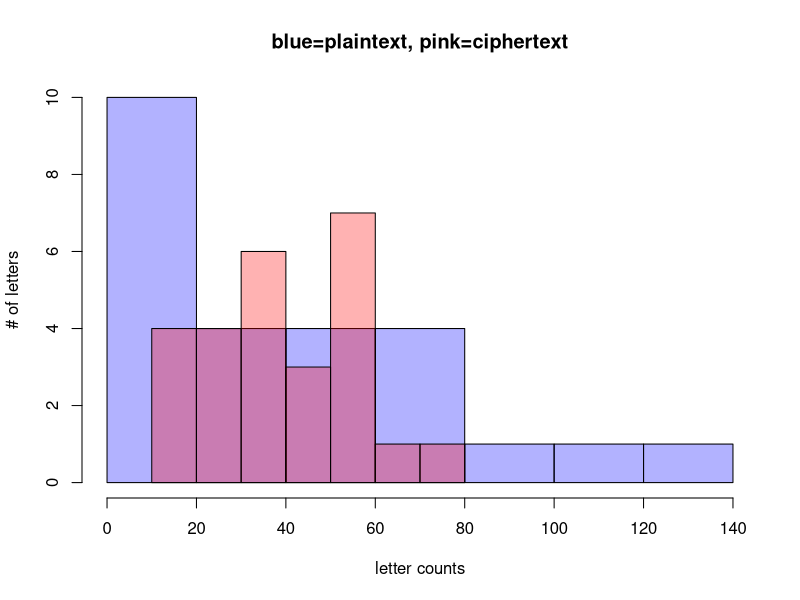
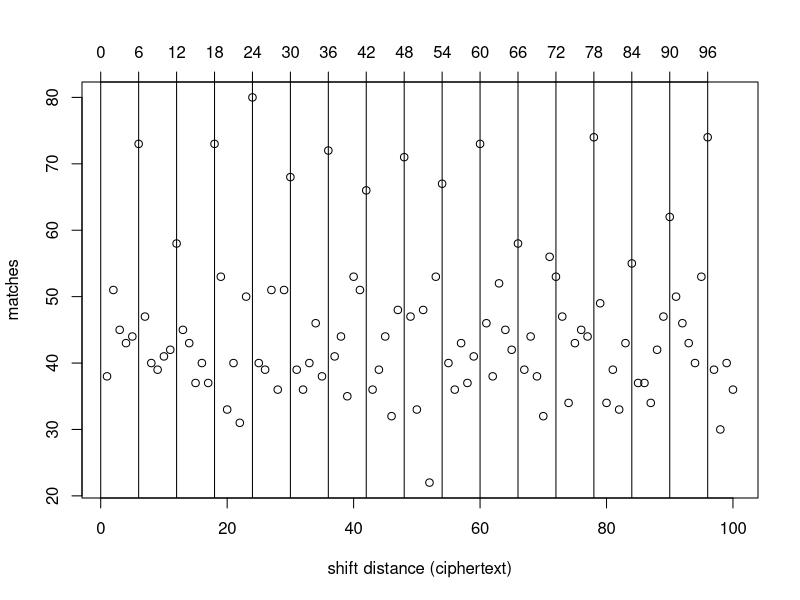
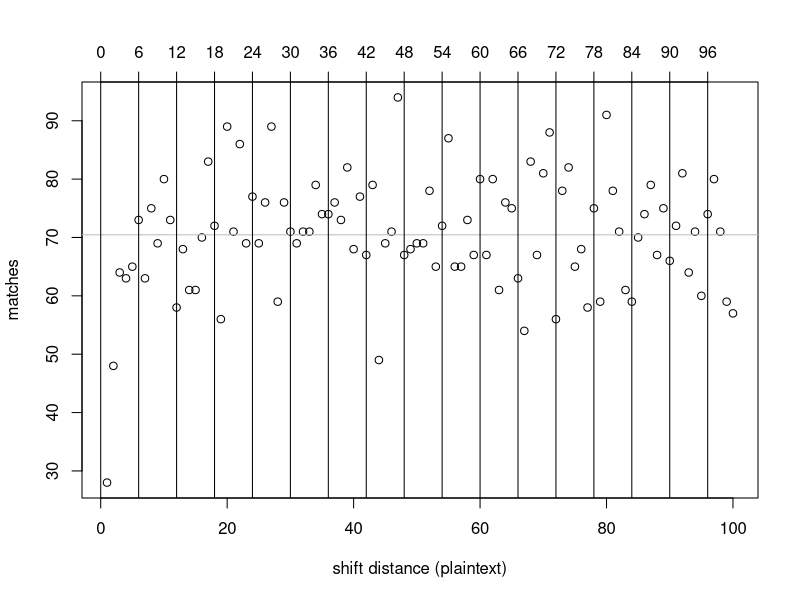
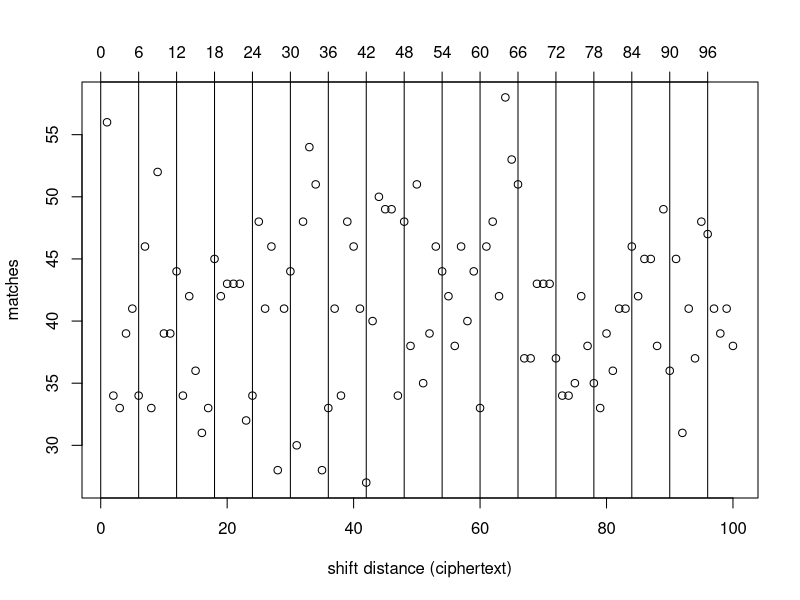

Source code (R) for these figures, in order:
## ---- chunk 1
knitr::opts_chunk$set(echo = TRUE)
knitr::opts_chunk$set(comment = NA)
options(width = 100)
library(gmp)
letterCounts <- function(txt)
{
  return(sort(table(unlist(strsplit(txt,""))),decreasing=TRUE))
}

digramTable <- function(txt)
  # returns a table with the numbers of digrams of each possible type
{
  l <- unlist(strsplit(txt,""))
  dgs <- data.frame(l,c(l[2:length(l)],NA))
  names(dgs) <- c("first","second")
  table(dgs)
}
## ---- chunk 2
stringToMod26 <- function(x) {utf8ToInt(x)-utf8ToInt("a")}
mod26ToString <- function(x) {intToUtf8(x+utf8ToInt("a"))}

vigenere <- function(txt, keyVector)
{
  pt <- stringToMod26(txt)
  suppressWarnings( 
    ct <- (pt + keyVector) %% 26
  )                               
  return(mod26ToString(ct))
}

vigenere("albuquerque", stringToMod26("walter"))
## ---- chunk 3
plaintext <- "howeverinthisextremedistresshewasnotdestituteofhisusualsagacitybuttrustinghimselftotheprovidenceofgodheputhislifeintohazardinthemannerfollowingandnowsaidhesinceitisresolvedamongyouthatyouwilldiecomeonletuscommitourmutualdeathstodeterminationbylothewhomthelotfallstofirstlethimbekilledbyhimthathaththesecondlotandthusfortuneshallmakeitsprogressthroughusallnorshallanyofusperishbyhisownrighthandforitwouldbeunfairifwhentherestaregonesomebodyshouldrepentandsavehimselfthisproposalappearedtothemtobeveryjustandwhenhehadprevailedwiththemtodeterminethismatterbylotshedrewoneofthelotsforhimselfalsohewhohadthefirstlotlaidhisneckbaretohimthathadthenextassupposingthatthegeneralwoulddieamongthemimmediatelyfortheythoughtdeathifjosephusmightbutdiewiththemwassweeterthanlifeyetwashewithanotherlefttothelastwhetherwemustsayithappenedsobychanceorwhetherbytheprovidenceofgodandashewasverydesirousneithertobecondemnedbythelotnorifhehadbeenlefttothelasttoimbruehisrighthandinthebloodofhiscountrymenhepersuadedhimtotrusthisfidelitytohimandtoliveaswellashimself"
keyAsVector <- stringToMod26("skyler")
ciphertext <- vigenere(plaintext, keyAsVector)
letterCounts(plaintext)
letterCounts(ciphertext)
## ---- chunk 4
p1 <- hist(letterCounts(plaintext), plot=FALSE)
p2 <- hist(letterCounts(ciphertext), plot=FALSE)
plot( p1, col=rgb(0,0,1,0.3), main="blue=plaintext, pink=ciphertext", 
      xlab="letter counts", ylab="# of letters")  # transparent blue 
plot( p2, col=rgb(1,0,0,0.3), add=TRUE)  # transparent red 
## ---- chunk 5
vigenere("aaaaaaaaaaaaaaaaaaaaaaaaaaaaaaaaaaaaaaaaaa", stringToMod26("skyler"))
## ---- chunk 6
vigenere("eeeeeeeeeeeeeeeeeeeeeeeeeeeeeeeeeeeeeeeeee", stringToMod26("skyler"))
## ---- chunk 7
vigenere("eeereeeweeeeeerefeeegeeeedeeeeqeeeveeeseem", stringToMod26("skyler"))
## ---- chunk 8
stringToMod26 <- function(x) {utf8ToInt(x)-utf8ToInt("a")}

shiftVec <- function(v, n) {
  v[(seq_along(v) - (n+1)) %% length(v) + 1]
}

stringToMod26("tucosalamanca")
shiftVec(stringToMod26("tucosalamanca"), 3)
## ---- chunk 9
ctv <- stringToMod26(ciphertext)
matches <- sapply(1:20, function(x){sum(ctv-shiftVec(ctv, x)==0)})
names(matches) <- 1:20
matches
## ---- chunk 10
ctv <- stringToMod26(ciphertext)
matches <- sapply(1:100, function(x){sum(ctv-shiftVec(ctv, x)==0)})
plot(matches, xlab="shift distance (ciphertext)")
axis(side=3, at=6*(0:16))
abline(v=6*(0:16))
## ---- chunk 11
ptv <- stringToMod26(plaintext)
matches <- sapply(1:20, function(x){sum(ptv-shiftVec(ptv, x)==0)})
names(matches) <- 1:20
matches
## ---- chunk 12
ptv <- stringToMod26(plaintext)
matches <- sapply(1:100, function(x){sum(ptv-shiftVec(ptv, x)==0)})
plot(matches, xlab="shift distance (plaintext)")
abline(h=mean(matches), col="gray")
axis(side=3, at=6*(0:16))
abline(v=6*(0:16))
## ---- chunk 13
set.seed(60302)
nfPlaintext <- mod26ToString(sample(0:25, 1043, replace=TRUE)) # random ciphertext
nfCiphertext <- vigenere(nfPlaintext, keyAsVector)
ctv <- stringToMod26(nfCiphertext)
matches <- sapply(1:20, function(x){sum(ctv-shiftVec(ctv, x)==0)})
names(matches) <- 1:20
matches
## ---- chunk 14
matches <- sapply(1:100, function(x){sum(ctv-shiftVec(ctv, x)==0)})
plot(matches, xlab="shift distance (ciphertext)")
axis(side=3, at=6*(0:16))
abline(v=6*(0:16))
## ---- chunk 15
ctv <- stringToMod26(ciphertext)
matches <- sapply(1:30, function(x){sum(ctv-shiftVec(ctv, x)==0)})
matches
## ---- chunk 16
matches[c(6,12,18,24,30)]
## ---- chunk 17
matches[seq(6,30,by=6)]
## ---- chunk 18
for(i in 1:10) {
  matches_by_i <- matches[seq(i,30,by=i)]
  cat("by", i, ":", matches_by_i, "mean:", mean(matches_by_i), "\n")
}
## ---- chunk 19
sapply(1:10, function(i) {mean(matches[seq(i,30,by=i)])})
## ---- chunk 20
which.max(sapply(1:10, function(i) {mean(matches[seq(i,30,by=i)])}))
## ---- chunk 21
ciphertext <- "fsbvoiutlbsjienutpwcdlmvlxnrmhfnjcmmiftrnnghjrsznebwmuhkdkaimgrlvtcawzbekxwvrzieplkwkhjetzryipopxbanwddejnmfhwtthzubadphrnyubvxthfmzzhaniiwuztmfdxlrytwnaryaujpamqhrslpvabeqeawlvzxmucdlmvsxqrqtbiilhdusqftowzcwyhyegxhpdlddiiowcymrvomjngohpeerjtrwigpometgwrdnhvbbdziylsobtihwddenbndisuwoabacuzpedwcbjgmiznowlmpiiyiiovmptavtztrbljuvrzvmwryzeortbiheazkziwsqiqlgbgmfdxlryrmvyqnjjtycgceyvxyjzpfdxwvyrptrlwxkwcim"
ctv <- stringToMod26(ciphertext)
matches <- sapply(1:30, function(x){sum(ctv-shiftVec(ctv, x)==0)})
names(matches) <- 1:30
matches
## ---- chunk 22
ct <- stringToMod26(ciphertext)
every9thct <- ct[seq(1,length(ctv), 9)]  # take every 9th element, starting with the first 
letterCounts(mod26ToString(every9thct))
## ---- chunk 23
skipString <- function(txt, n, r) {
  l <- unlist(strsplit(txt,""))
  ss <- l[seq(n,length(l),r)]
  return(paste0(ss,collapse=""))
}
## ---- chunk 24
letterFreq <- function(txt) {
  l <- unlist(c(strsplit(txt,""),letters))
  t <- as.vector(table(l))-1
  return(t/sum(t))
}
## ---- chunk 25
englishFreqs <- c(0.082,0.015,0.028,0.043,0.127,0.022,0.020,0.061,0.070, 0.002,0.008,0.040,0.024,
                  0.067,0.075,0.019,0.001,0.060,0.063,0.091,0.028,0.010,0.023,0.001,0.020,0.001)
v <- letterFreq(skipString(ciphertext,1,9))
for(i in 0:25) {
  cat(paste("shift =", i, "\t", " v dot u_i =", v %*% shiftVec(englishFreqs, i), "\n"))
}
## ---- chunk 26
englishFreqs <- c(0.082,0.015,0.028,0.043,0.127,0.022,0.020,0.061,0.070, 0.002,0.008,0.040,0.024,
                  0.067,0.075,0.019,0.001,0.060,0.063,0.091,0.028,0.010,0.023,0.001,0.020,0.001)
v <- letterFreq(skipString(ciphertext,1,9))
matchFreqs <- sapply(0:25, function(i){v %*% shiftVec(englishFreqs, i)})
matchFreqs
which.max(matchFreqs)-1
## ---- chunk 27
vKey <- numeric(9) # preallocate a vector length 9
for(p in 1:9) {
  v <- letterFreq(skipString(ciphertext,p,9))
  matchFreqs <- sapply(0:25, function(i){v %*% shiftVec(englishFreqs, i)})
  vKey[p] <- which.max(matchFreqs)-1
}
mod26ToString(vKey) # print out the key
## ---- chunk 28
vigenere(ciphertext, -vKey)
